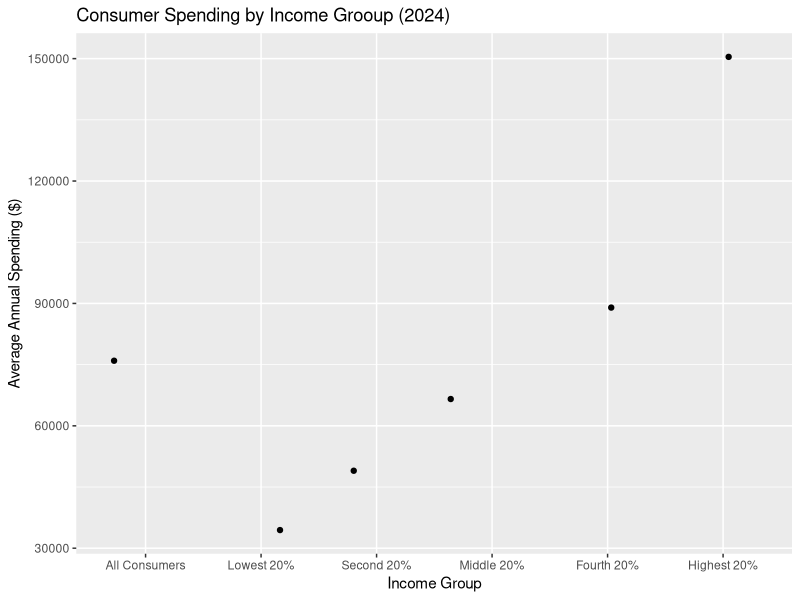
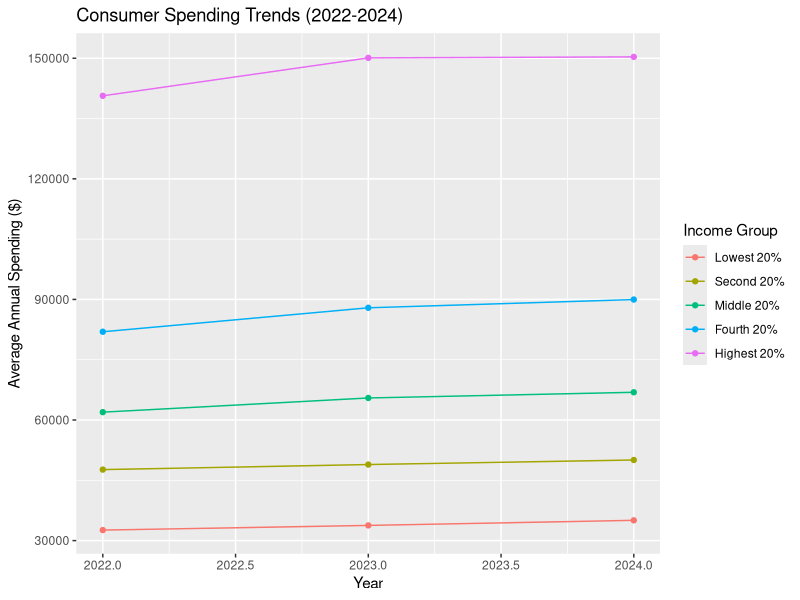

Here is the R script that generated these plots, in order:
## ---- chunk 1
knitr::opts_chunk$set(
  echo = FALSE,
  message = FALSE,
  warning = FALSE
  )
## ---- chunk 2

library(tidyverse)

consumer_spending <- read.csv("consumer_spending.csv")
head(consumer_spending)
str(consumer_spending)


consumer_spending |> select(Series_ID) |> table()


## ---- chunk 3
consumer_spending |>
  filter(Series_ID == "CXUTOTALEXPLB0101M") |>
  select(Year, Spending)
## ---- chunk 4
consumer_spending <- consumer_spending |>
  mutate(Income_Group = factor(
    Series_ID, 
    levels = c(
      "CXUTOTALEXPLB0101M",
      "CXUTOTALEXPLB0102M",
      "CXUTOTALEXPLB0103M",
      "CXUTOTALEXPLB0104M",
      "CXUTOTALEXPLB0105M",
      "CXUTOTALEXPLB0106M"
    ),
    labels = c("All Consumers", "Lowest 20%", "Second 20%", "Middle 20%", "Fourth 20%", "Highest 20%")))
## ---- chunk 5

consumer_spending |> filter(Year==2024) |> ggplot(aes(x=Income_Group, y=Spending)) + geom_jitter() +
  labs(
    title= "Consumer Spending by Income Grooup (2024)",
    x= "Income Group",
    y= "Average Annual Spending ($)"
  )

## ---- chunk 6

consumer_spending |> filter(Income_Group != "All Consumers") |> 
  ggplot(aes(x=Year, y=Spending, 
             color=Income_Group)) +
  geom_line() +
  geom_point() +
  labs(
    title = "Consumer Spending Trends (2022-2024)",
    x = "Year",
    y = "Average Annual Spending ($)",
    color = "Income Group"
  )
